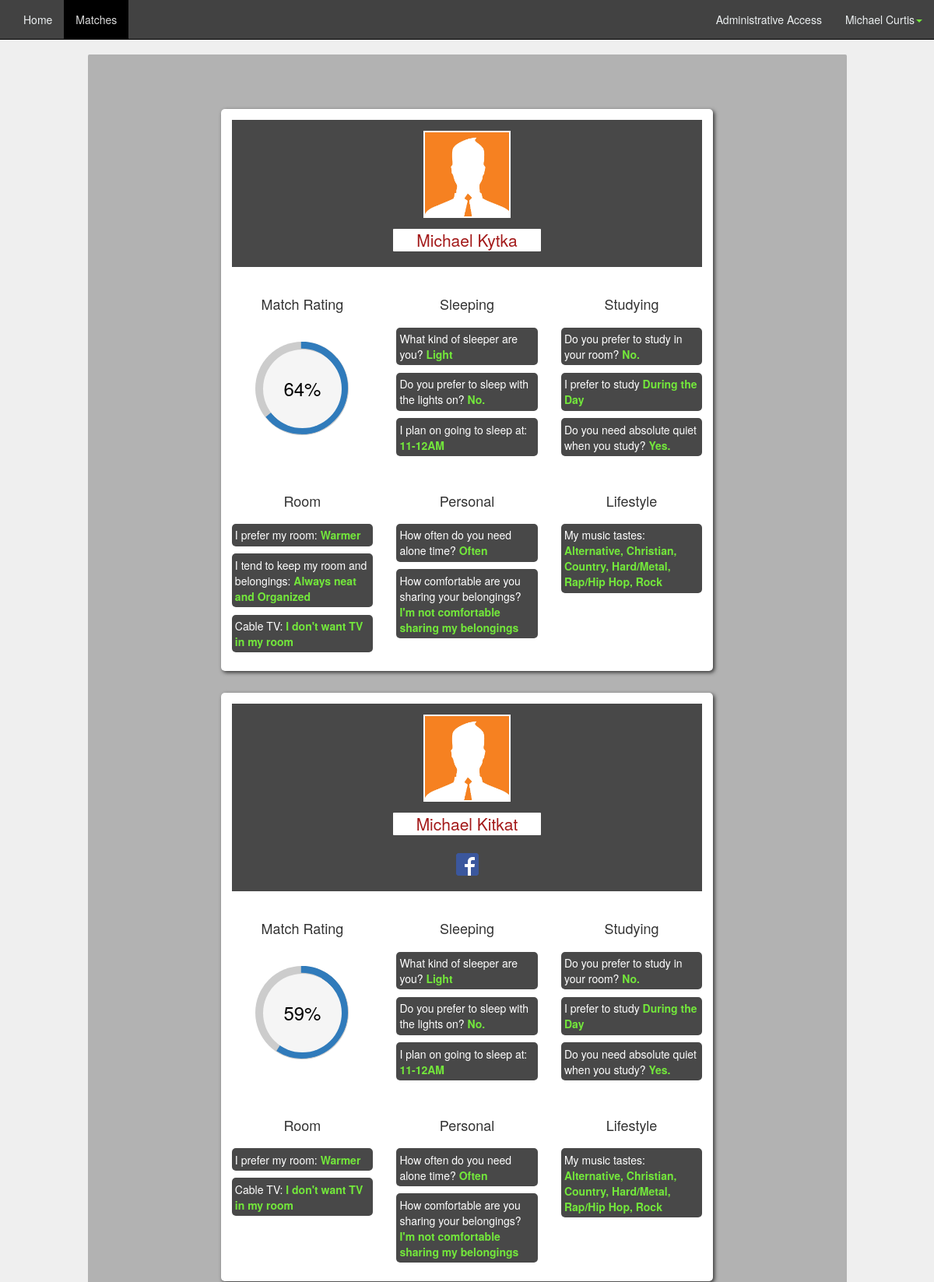
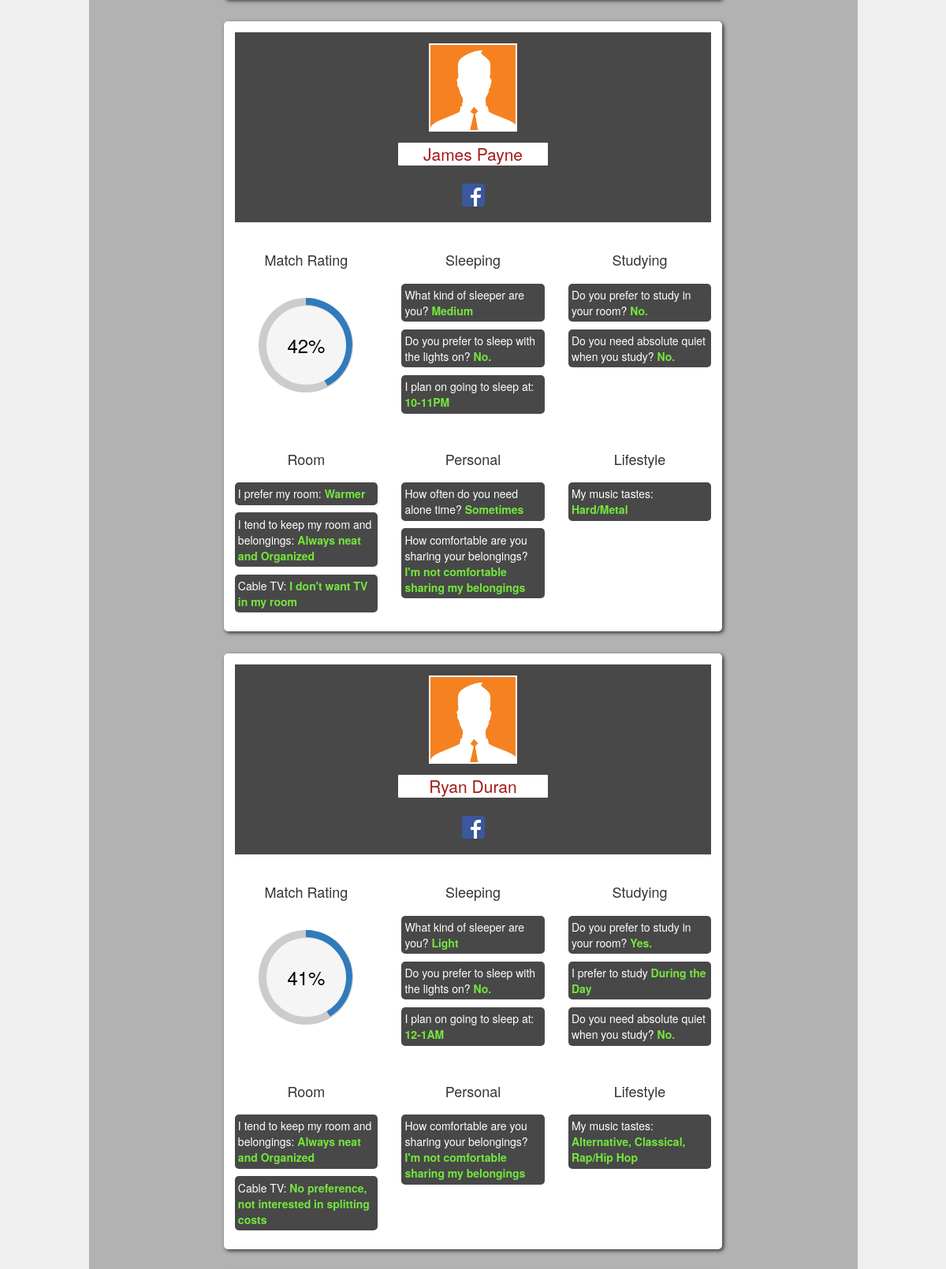
The app's page /matches.php (signed in, upper part) with its own data (2 pictures, top to bottom).
### tables this page shows
CREATE TABLE `user` (
`id` int(11) NOT NULL,
  `picture` varchar(50) NOT NULL,
  `password` varchar(64) NOT NULL,
  `first_name` varchar(20) NOT NULL,
  `last_name` varchar(30) NOT NULL,
  `account_type` varchar(20) NOT NULL,
  `email` varchar(50) NOT NULL,
  `facebook` varchar(50) NOT NULL DEFAULT 'https://www.facebook.com/yourusername',
  `public` tinyint(4) NOT NULL DEFAULT '1'
);

CREATE TABLE `tabs` (
`id` int(11) NOT NULL,
  `name` varchar(30) NOT NULL
);

CREATE TABLE `options` (
`id` int(11) NOT NULL,
  `name` varchar(50) NOT NULL,
  `question_id` int(11) NOT NULL,
  `value_index` int(11) NOT NULL
);

CREATE TABLE `questions` (
`id` int(11) NOT NULL,
  `question` varchar(500) NOT NULL,
  `tab_id` int(11) NOT NULL,
  `type_id` int(11) NOT NULL
);

CREATE TABLE `answers` (
`id` int(11) NOT NULL,
  `user_id` int(11) NOT NULL,
  `question_id` int(11) NOT NULL,
  `value` int(11) NOT NULL,
  `preference_rating` int(11) DEFAULT NULL COMMENT 'numbers 1-5'
);

### classes/PageChecker.php (called while the page is built)
<?php
	class PageChecker
	{
		public function isPage($page = null)
		{
			if($page)
			{
				if($page == str_replace("/", "", $_SERVER['PHP_SELF']))
				{
					return true;
				}
			}
			return false;
		}
	}
?>

### classes/DB.php (called while the page is built, shortened)
<?php
class DB
{
	private static $_instance = null;
	private $_pdo,
	 		$_query,
	 		$_error = false,
	  		$_results,
	  		$_count = 0;
	private function __construct()
	{
		try
		{
			$this->_pdo = new PDO('mysql:host=' . Config::get('mysql/host') . ';dbname='. Config::get('mysql/db'), Config::get('mysql/username'), Config::get('mysql/password'));
		}
		catch(PDOException $e)
		{
			die($e->getMessage());
		}
	}
	public static function getInstance()
	{
		if(!isset(self::$_instance))
		{
			self::$_instance = new DB();
		}
		return self::$_instance;
	}
	public function query($sql, $params = array())
	{
		$this->_error = false;
		if($this->_query = $this->_pdo->prepare($sql))
		{
			$x = 1;
			if(count($params))
			{
				foreach($params as $param)
				{
					$this->_query->bindValue($x,$param);
					$x++;
				}
			}
			if($this->_query->execute())
			{
				$this->_results = $this->_query->fetchAll(PDO::FETCH_OBJ);
				$this->_count = $this->_query->rowCount();
			}
			else
			{
				$this->_error = true;
			}
		}
		return $this;
	}
	public function action($action, $table, $where = array())
	{
		if(count($where) === 3)
		{
			$operators = array('=','>','<','>=','<=');
			$field = $where[0];
			$operator = $where[1];
			$value = $where[2];
			if(in_array($operator, $operators))
			{
				$sql = "{$action} FROM {$table} WHERE {$field} {$operator} ?";
				if(!$this->query($sql, array($value))->error())
				{
					return $this;
				}
			}
		}
		return false;
	}
	public function get($table, $where)
	{
		return $this->action('SELECT *', $table, $where);
	}
	public function results()
	{
		return $this->_results;
	}
	public function error()
	{
		return $this->_error;
	}
	public function count()
	{
		return $this->_count;
	}
	public function first()
	{
		return $this->results()[0];
	}
}
?>

### classes/Config.php (called while the page is built)
<?php
class Config
{
	public static function get($path = null)
	{
		if($path)
		{
			$config = $GLOBALS['config'];
			$path = explode('/', $path);
			foreach($path as $bit)
			{
				if(isset($config[$bit]))
				{
					$config = $config[$bit];
				}
			}
			return $config;
		}
	}
}
?>

### classes/User.php (called while the page is built, shortened)
<?php
class User
{
	private $_db, $_data, $_sessionName, $_isLoggedIn, $_cookieName;
	public function __construct($user = null)
	{
		$this->_db = DB::getInstance();
		$this->_sessionName = Config::get('session/session_name');
		if(!$user)
		{
			if(Session::exists($this->_sessionName))
			{
				$user = Session::get($this->_sessionName);
				if($this->find($user))
				{
					$this->first_name = $this->data()->first_name;
					$this->last_name = $this->data()->last_name;
					$this->account_type = $this->data()->account_type;
				}
			}
		}
		else
		{
			$this->find($user);
		}
	}
	public function find($user = null)
	{
		if($user)
		{
			$field = (is_numeric($user)) ? 'id': 'username';
			$data = $this->_db->get('user', array($field, '=', $user));
			if($data->count())
			{
				$this->_data = $data->first();
				$this->id = $this->data()->id;
				$this->first_name = $this->data()->first_name;
				$this->last_name = $this->data()->last_name;
				$this->facebook = $this->data()->facebook;
				return true;
			}
		}
	}
	public function data()
	{
		return $this->_data;
	}
}
?>

### classes/Session.php (called while the page is built, shortened)
<?php
class Session
{
	public static function exists($name)
	{
		return (isset($_SESSION[$name])) ? true : false;
	}
	public static function get($name)
	{
		return $_SESSION[$name];
	}
}
?>

### classes/UserScore.php (called while the page is built, shortened)
<?php
class UserScore
{
	public function __construct($id, $score)
	{
		$this->id = $id;
		$this->score = $score;
	}
}
?>

### functions/sanitize.php (called while the page is built, shortened)
<?php
function escapeName($string)
{
	return htmlentities($string, ENT_COMPAT, 'UTF-8');
}
?>

### functions/get_profile.php (the view, shortened to what this page needs)
<?php
function listBestTenMatches($UserScoreArray)
{
	foreach ($UserScoreArray as $num => $userscore)
	{
		$db = DB::getInstance();
		$tabs = $db->query("SELECT * FROM tabs");
		$tabs = $tabs->results();
		$targetUser = new User($userscore->id);
		echo '<div class="row spacing2">
				<div class="col-md-8 largeRankingWidget center-block">
					<div class="topBannerForWidget">
						<div class="row">
						<div class="col-md-10 center-block">
						<div class="row paddingTop1">
							<div class="profilePic col-md-3 center-block"></div>
						</div>
						<div class="row spacing1">
							<div class="col-md-5 col-sm-4 center-block profileName">
								<p class="text-center lead"><a class="profileLink" href="profile.php?id='.$targetUser->id.'">'.escapeName($targetUser->first_name).' '.escapeName($targetUser->last_name).'</a></p>
							</div>
						</div>';
						if($targetUser->facebook){
		echo			'<div class="row">
							<div class = "text-center lead">
								<a href="'.escapeName($targetUser->facebook).'" target="_blank">
									<img border="0" alt="facebook" src="\images\social\FB-f-Logo__blue_29.png" width="29" height="29">
								</a>
							</div>
						</div>';
					}
		echo		'</div>
				</div>
					</div>';
					$counter = 1;
					echo '<div class="row spacing2">';
					echo '<div class="col-md-4';
					$public_answer = $db->query("SELECT * FROM public_answer WHERE user_id = ?", array($targetUser->id));
					if($public_answer->count())
					{
						$public_answer = $public_answer->first();
						$public_answer = $public_answer->value;
						if($public_answer != 1)
						{
							echo "center-block";
						}
					}
					echo'">
						<div class="row">
							<div class="col-md-12">
								<h4 class="text-center">Match Rating</h4>
							</div>
						</div>
						<div class="row">
							<div class="col-md-12 paddingTop2">
								<div class="c100 p'.intval($userscore->score).' large center"><span>'.intval($userscore->score).'%</span><div class="slice"><div class="bar"></div><div class="fill"></div></div></div>
							</div>
						</div>
					</div>';
					$firstsection = true;
			$public_answer = $db->query("SELECT * FROM public_answer WHERE user_id = ?", array($targetUser->id));
			if($public_answer->count())
			{
				$public_answer = $public_answer->first();
				$public_answer = $public_answer->value;
				if($public_answer == 1)
				{
					foreach ($tabs as $tab)
					{
						if($firstsection != true)
							{
							if($counter >= 3){
								$counter = 0;
								echo '</div>
								<div class="row spacing2">';
							}
							echo '<div class="col-md-4">
								<div class="row">
									<div class="col-md-12">
										<h4 class="text-center">'.ucfirst(escapeName($tab->name)).'</h4>
									</div>
								</div>
								<div class="row">
									<div class="col-md-12">
										<ul class="noPadding">';
							$questions = $db->query("SELECT * FROM questions WHERE tab_id = ?", array($tab->id));
							$questions = $questions->results();
					    foreach($questions as $question)
					    {
						      $answers = $db->query("SELECT * FROM answers WHERE question_id = ? AND user_id = ".$targetUser->id."", array($question->id));
						      $answers = $answers->results();
									if($question->type_id != 1 && $question->type_id != 2)
									{
										$checkboxes = false;
										$first_item = true;
										if($question->type_id == 4) {$checkboxes = true;}
							      foreach($answers as $answer){
							        $answer_strings =  $db->query("SELECT * FROM options WHERE question_id = ? AND value_index = ".escapeName($answer->value)."", array($question->id));
							        $answer_strings = $answer_strings->results();
							        foreach($answer_strings as $answer_string)
							        {
												if($checkboxes == false) echo '<li>'. escapeName($question->question).' <strong>'.escapeName($answer_string->name).'</strong></li>';
												if($checkboxes == true && $first_item == false){
													echo ', '.escapeName($answer_string->name).'';
												}
												if($checkboxes == true && $first_item == true){
													echo '<li>'. escapeName($question->question).' <strong> '.escapeName($answer_string->name).'';
													$first_item = false;
												}
							        }
							      }
										if($checkboxes == true) {echo '</strong></li>';}
									} else
									{
										foreach($answers as $answer){
											$yesno = $answer->value;
											if($yesno == 0)
											{
												echo '<li>'. escapeName($question->question).' <strong>No.</strong></li>';
											} else{
												echo '<li>'. escapeName($question->question).' <strong>Yes.</strong></li>';
											}
										}
									}
					    }
							echo '</ul>
									</div>
										</div>
									</div>';
							$counter++;
						} else $firstsection = false;
				  	}
				}
				else
				{
					echo "<div class='col-md-12 text-center'><h3>Answers Not Public</h3></div>";
				}
			}
			else
			{
				echo "<div class='col-md-12 text-center'><h3>Answers Not Public</h3></div>";
			}
			echo '</div>';
			echo'</ul></div>
		</div>';
	}
}
?>

### navbar.php (shortened to what this page needs)
<?php $pageChecker = new PageChecker(); $user = new User(); ?>
<nav class="navbar navbar-default navbar-fixed-top">
  <div class="container-fluid">
    <div class="collapse navbar-collapse" id="bs-example-navbar-collapse-1">
      <ul class="nav navbar-nav">
        <li <?php echo ($pageChecker->isPage("index.php")) ? "class='active'" : ''; ?>><a href="index.php">Home</a></li>
        <li <?php echo ($pageChecker->isPage("matches.php")) ? "class='active'" : ''; ?>><a href="matches.php">Matches</a></li>
      </ul>
      <ul class="nav navbar-nav navbar-right">
        <?php
          if($user->account_type=="admin")
          {
        ?>
        <li <?php echo ($pageChecker->isPage("administrator.php")) ? "class='active'" : ''; ?>><a href="administrator.php">Administrative Access</a></li><?php } ?>
        <li class="dropdown">
          <a href="#" class="dropdown-toggle" data-toggle="dropdown" role="button" aria-expanded="false"><?php echo $user->first_name . " " . $user->last_name; ?><span class="caret neon"></span></a>
        </li>
      </ul>
    </div>
  </div>
</nav>

### css/mainLayout.css (style rules this page uses)
body { background-color: #EFEFEF; }
html, body { padding-bottom: 4em; }
.spacing2 { margin-top: 2em; }
.spacing1 { margin-top: 1em; }
.center-block { float:none; }
.neon { color: #73E83B; }
.center { margin-left: auto; margin-right: auto; }
.noPadding { padding:0; }
.paddingTop1 { padding-top: 1em; }
.paddingTop2 { padding-top: 2em; }

### css/navbar.css (style rules this page uses)
.navbar-default { background-color: #424242; border-color: #000000; }
.navbar-default .navbar-nav > li > a { color: #ecf0f1; }
.navbar-default .navbar-nav > .active > a, .navbar-default .navbar-nav > .active > a:hover, .navbar-default .navbar-nav > .active > a:focus { color: #dadada; background-color: #000000; }
.navbar-default .navbar-collapse, .navbar-default .navbar-form { border-color: #ecf0f1; }

### css/circle.css (style rules this page uses)
.c100 { position: relative; font-size: 120px; width: 1em; height: 1em; -webkit-border-radius: 50%; -moz-border-radius: 50%; -ms-border-radius: 50%; -o-border-radius: 50%; border-radius: 50%; float: left; margin: 0 0.1em 0.1em 0; background-color: #cccccc; }
.c100 *, .c100 *:before, .c100 *:after { -webkit-box-sizing: content-box; -moz-box-sizing: content-box; box-sizing: content-box; }
.c100.center { float: none; margin: 0 auto; }
.c100 > span { position: absolute; width: 100%; z-index: 1; left: 0; top: 0; width: 5em; line-height: 5em; font-size: 0.2em; color: #cccccc; display: block; text-align: center; white-space: nowrap; -webkit-transition-property: all; -moz-transition-property: all; -o-transition-property: all; transition-property: all; -webkit-transition-duration: 0.2s; -moz-transition-duration: 0.2s; -o-transition-duration: 0.2s; transition-duration: 0.2s; -webkit-transition-timing-function: ease-out; -moz-transition-timing-function: ease-out; -o-transition-timing-function: ease-out; transition-timing-function: ease-out; }
.c100:after { position: absolute; top: 0.08em; left: 0.08em; display: block; content: " "; -webkit-border-radius: 50%; -moz-border-radius: 50%; -ms-border-radius: 50%; -o-border-radius: 50%; border-radius: 50%; background-color: whitesmoke; width: 0.84em; height: 0.84em; -webkit-transition-property: all; -moz-transition-property: all; -o-transition-property: all; transition-property: all; -webkit-transition-duration: 0.2s; -moz-transition-duration: 0.2s; -o-transition-duration: 0.2s; transition-duration: 0.2s; -webkit-transition-timing-function: ease-in; -moz-transition-timing-function: ease-in; -o-transition-timing-function: ease-in; transition-timing-function: ease-in; }
.c100 > span { color: black; }

### css/matches.css (style rules this page uses)
.largeRankingWidget { background-color: white; border-radius: 5px; padding:1em; box-shadow: 2px 2px 5px; }
.largeRankingWidget li { list-style-type: none; background-color: #484848; margin: .7em 0; color:white; padding: .3em; border-radius: 5px; }
.largeRankingWidget strong { color: #73E83B; }
.profilePic { height: 8em; width: 8em; background-image: url("../images/default.jpg"); background-size:cover; background-position: -30px 0px; border: 2px solid white; }
.topBannerForWidget { background-color: #484848; }
.profileName > p { background-color: white; border-radius: 1px; padding: 0 .5em; }
.profileName > p > a { color: #A31919; }

### records on screen
user: first_name "Michael", last_name "Curtis"
user: first_name "Michael", last_name "Kytka", score "64"
tabs: name "Sleeping"
options: question.question "What kind of sleeper are you?", name "Light"
answers: question.question "Do you prefer to sleep with the lights on?"
options: question.question "I plan on going to sleep at:", name "11-12AM"
tabs: name "Studying"
answers: question.question "Do you prefer to study in your room?"
options: question.question "I prefer to study", name "During the Day"
answers: question.question "Do you need absolute quiet when you study?"
tabs: name "Room"
options: question.question "I prefer my room:", name "Warmer"
options: question.question "I tend to keep my room and belongings:", name "Always neat and Organized"
options: question.question "Cable TV:", name "I don't want TV in my room"
tabs: name "Personal"
options: question.question "How often do you need alone time?", name "Often"
options: question.question "How comfortable are you sharing your belongings?", name "I'm not comfortable sharing my belongings"
tabs: name "Lifestyle"
options: question.question "My music tastes:", name "Alternative"
options: name "Christian"
options: name "Country"
options: name "Hard/Metal", question.question "My music tastes:"
options: name "Rap/Hip Hop"
options: name "Rock"
user: first_name "Michael", last_name "Kitkat", score "59"
answers: question.question "Do you prefer to sleep with the lights on?"
answers: question.question "Do you prefer to study in your room?"
answers: question.question "Do you need absolute quiet when you study?"
user: first_name "James", last_name "Payne", score "42"
options: question.question "What kind of sleeper are you?", name "Medium"
answers: question.question "Do you prefer to sleep with the lights on?"
options: question.question "I plan on going to sleep at:", name "10-11PM"
answers: question.question "Do you prefer to study in your room?"
answers: question.question "Do you need absolute quiet when you study?"
options: question.question "How often do you need alone time?", name "Sometimes"
user: first_name "Ryan", last_name "Duran", score "41"
answers: question.question "Do you prefer to sleep with the lights on?"
options: question.question "I plan on going to sleep at:", name "12-1AM"
answers: question.question "Do you prefer to study in your room?"
answers: question.question "Do you need absolute quiet when you study?"
options: question.question "Cable TV:", name "No preference, not interested in splitting costs"
options: name "Classical"
